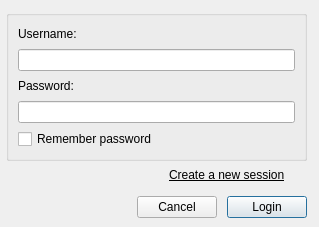
<?xml version="1.0" encoding="UTF-8"?>
<ui version="4.0">
 <class>DialogLogin</class>
 <widget class="QDialog" name="DialogLogin">
  <property name="geometry">
   <rect>
    <x>0</x>
    <y>0</y>
    <width>319</width>
    <height>227</height>
   </rect>
  </property>
  <property name="windowTitle">
   <string>Login session</string>
  </property>
  <widget class="QGroupBox" name="groupBox">
   <property name="geometry">
    <rect>
     <x>6</x>
     <y>10</y>
     <width>301</width>
     <height>151</height>
    </rect>
   </property>
   <property name="title">
    <string/>
   </property>
   <layout class="QVBoxLayout" name="verticalLayout_2">
    <item>
     <layout class="QVBoxLayout" name="verticalLayout">
      <item>
       <widget class="QLabel" name="label">
        <property name="text">
         <string>Username:</string>
        </property>
       </widget>
      </item>
      <item>
       <widget class="QLineEdit" name="lineEditUsername"/>
      </item>
      <item>
       <widget class="QLabel" name="label_2">
        <property name="text">
         <string>Password:</string>
        </property>
       </widget>
      </item>
      <item>
       <widget class="QLineEdit" name="lineEditPassword">
        <property name="echoMode">
         <enum>QLineEdit::Password</enum>
        </property>
       </widget>
      </item>
      <item>
       <widget class="QCheckBox" name="checkBox">
        <property name="text">
         <string>Remember password</string>
        </property>
       </widget>
      </item>
     </layout>
    </item>
   </layout>
  </widget>
  <widget class="QPushButton" name="pushButtonLogin">
   <property name="geometry">
    <rect>
     <x>227</x>
     <y>196</y>
     <width>80</width>
     <height>22</height>
    </rect>
   </property>
   <property name="text">
    <string>Login</string>
   </property>
  </widget>
  <widget class="QPushButton" name="pushButtonCancel">
   <property name="geometry">
    <rect>
     <x>137</x>
     <y>196</y>
     <width>80</width>
     <height>22</height>
    </rect>
   </property>
   <property name="text">
    <string>Cancel</string>
   </property>
  </widget>
  <widget class="QLabel" name="labelCreateSession">
   <property name="geometry">
    <rect>
     <x>169</x>
     <y>165</y>
     <width>141</width>
     <height>20</height>
    </rect>
   </property>
   <property name="font">
    <font>
     <underline>true</underline>
    </font>
   </property>
   <property name="text">
    <string>Create a new session</string>
   </property>
   <property name="openExternalLinks">
    <bool>false</bool>
   </property>
  </widget>
 </widget>
 <resources/>
 <connections/>
</ui>
